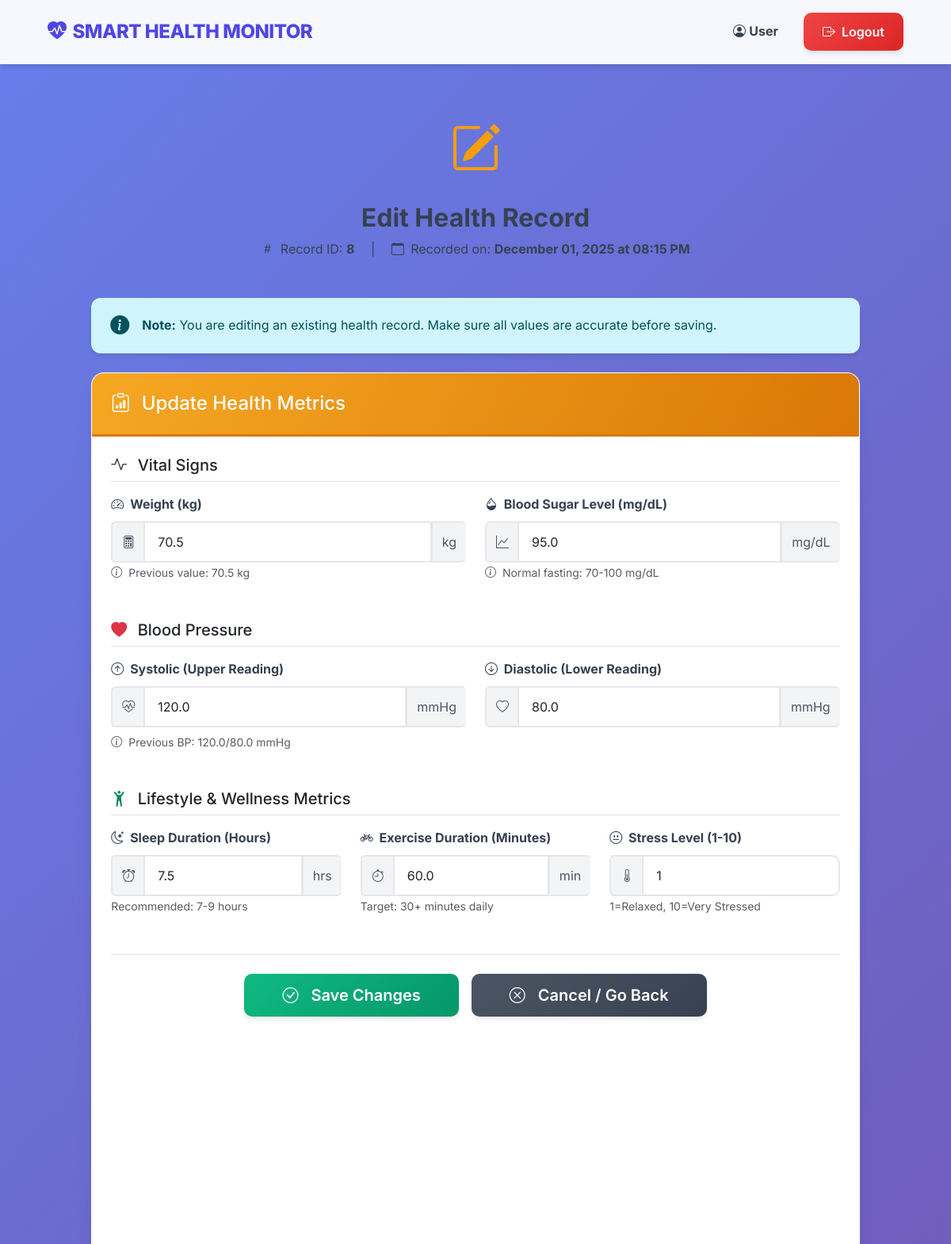
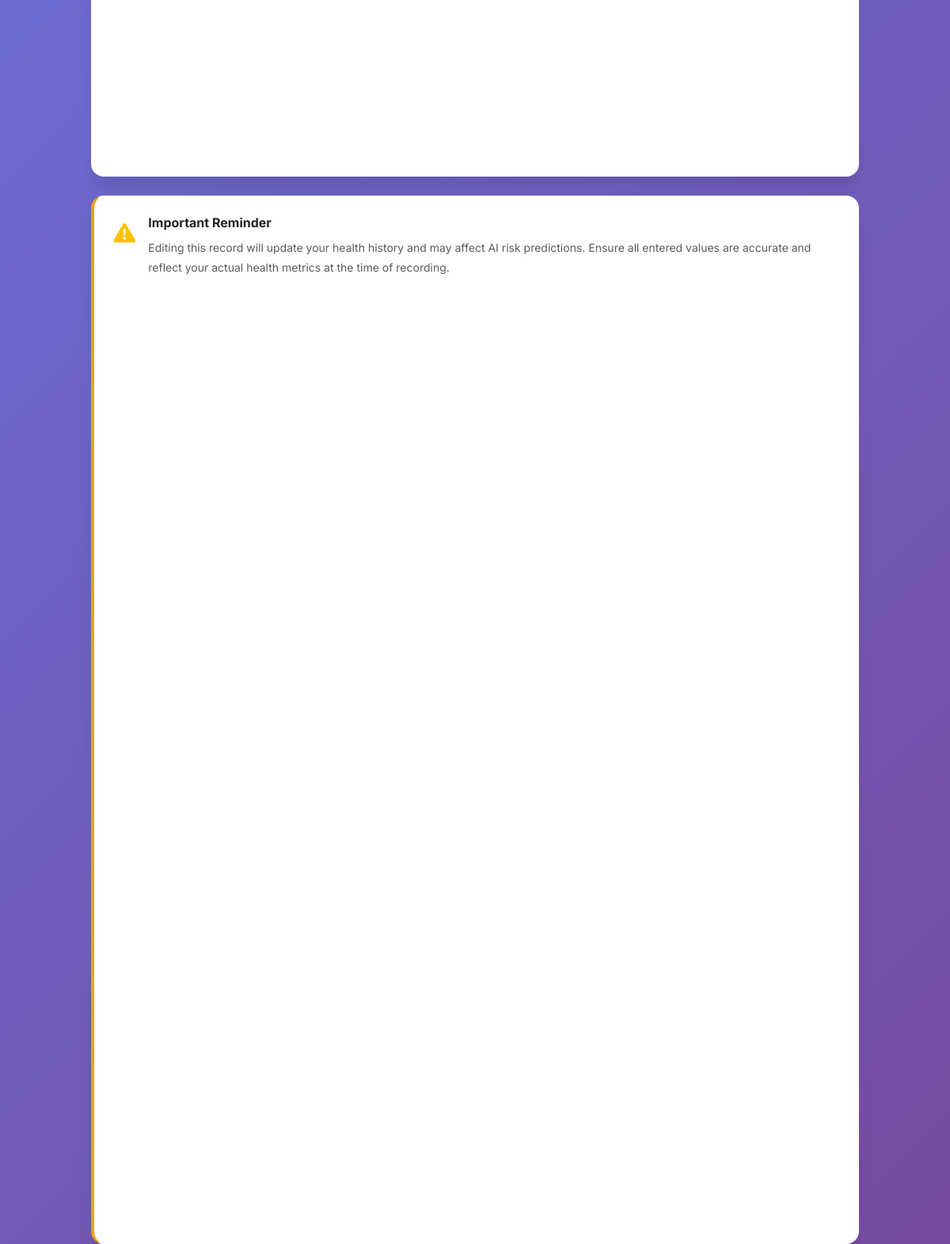
Page /edit_record/8 (signed in) on the committed database (2 pictures, top to bottom).
### database.py (models this page shows)
class HealthRecord(Base):
    __tablename__ = 'health_records'
    id = Column(Integer, primary_key=True)
    username = Column(String, nullable=False)
    timestamp = Column(DateTime, default=datetime.utcnow)
    weight = Column(Float)
    systolic_bp = Column(Float)
    diastolic_bp = Column(Float)
    sugar_level = Column(Float)
    sleep_hours = Column(Float)
    exercise_minutes = Column(Float)
    stress_level = Column(Integer)

### app.py (the view, shortened to what this page needs)
@app.route('/edit_record/<int:record_id>', methods=['GET', 'POST'])
def edit_record(record_id):
    if 'email' not in session:
        flash('Please login to edit records.', 'warning')
        return redirect(url_for('login'))
    db_session = Session()
    record = db_session.get(HealthRecord, record_id)
    if not record or record.username != session['username']:
        db_session.close()
        flash('Record not found or access denied.', 'danger')
        return redirect(url_for('view_records'))
    db_session.close()
    return render_template('edit_record.html', record=record)

### templates/edit_record.html (shortened to what this page needs)
{% extends "layout.html" %}
{% block content %}
<div class="row justify-content-center">
    <div class="col-lg-10">
        <div class="mb-5" style="text-align: center;">
            <div class="mb-3">
                <i class="bi bi-pencil-square" style="font-size: 4rem; color: #F59E0B;"></i>
            </div>
            <h2 class="fw-bold mb-2" style="color: var(--gray-900);">Edit Health Record</h2>
            <p style="color: var(--gray-600);">
                <i class="bi bi-hash me-1"></i>
                Record ID: <strong>{{ record.id }}</strong>
                <span class="mx-3">|</span>
                <i class="bi bi-calendar me-1"></i>
                Recorded on: <strong>{{ record.timestamp.strftime('%B %d, %Y at %I:%M %p') }}</strong>
            </p>
        </div>
        <div class="alert alert-info mb-4" style="border-radius: 12px; border: none;">
            <div class="d-flex align-items-center">
                <i class="bi bi-info-circle-fill fs-4 me-3"></i>
                <div>
                    <strong>Note:</strong> You are editing an existing health record. Make sure all values are accurate before saving.
                </div>
            </div>
        </div>
        <div class="card dashboard-card">
            <div class="card-header" style="background: linear-gradient(135deg, #F59E0B 0%, #D97706 100%); color: white; border-bottom: 3px solid #D97706;">
                <h4 class="mb-0">
                    <i class="bi bi-clipboard-data me-2"></i>
                    Update Health Metrics
                </h4>
            </div>
            <div class="card-body p-4">
                <form method="POST" action="{{ url_for('edit_record', record_id=record.id) }}" class="needs-validation" novalidate>
                    <div class="mb-5">
                        <h5 class="mb-3 pb-2 border-bottom">
                            <i class="bi bi-activity me-2" style="color: var(--primary-teal);"></i>
                            Vital Signs
                        </h5>
                        <div class="row g-4">
                            <div class="col-md-6">
                                <label for="weight" class="form-label fw-bold">
                                    <i class="bi bi-speedometer2 me-1"></i>
                                    Weight (kg)
                                </label>
                                <div class="input-group">
                                    <span class="input-group-text">
                                        <i class="bi bi-calculator"></i>
                                    </span>
                                    <input type="number" step="0.1" class="form-control form-control-lg"
                                           id="weight" name="weight" value="{{ record.weight }}" required>
                                    <span class="input-group-text">kg</span>
                                </div>
                                <small class="text-muted">
                                    <i class="bi bi-info-circle me-1"></i>
                                    Previous value: {{ record.weight }} kg
                                </small>
                            </div>
                            <div class="col-md-6">
                                <label for="sugar_level" class="form-label fw-bold">
                                    <i class="bi bi-droplet-half me-1"></i>
                                    Blood Sugar Level (mg/dL)
                                </label>
                                <div class="input-group">
                                    <span class="input-group-text">
                                        <i class="bi bi-graph-up"></i>
                                    </span>
                                    <input type="number" step="0.1" class="form-control form-control-lg"
                                           id="sugar_level" name="sugar_level" value="{{ record.sugar_level }}" required>
                                    <span class="input-group-text">mg/dL</span>
                                </div>
                                <small class="text-muted">
                                    <i class="bi bi-info-circle me-1"></i>
                                    Normal fasting: 70-100 mg/dL
                                </small>
                            </div>
                        </div>
                    </div>
                    <div class="mb-5">
                        <h5 class="mb-3 pb-2 border-bottom">
                            <i class="bi bi-heart-fill me-2 text-danger"></i>
                            Blood Pressure
                        </h5>
                        <div class="row g-4">
                            <div class="col-md-6">
                                <label for="systolic_bp" class="form-label fw-bold">
                                    <i class="bi bi-arrow-up-circle me-1"></i>
                                    Systolic (Upper Reading)
                                </label>
                                <div class="input-group">
                                    <span class="input-group-text">
                                        <i class="bi bi-heart-pulse"></i>
                                    </span>
                                    <input type="number" step="0.1" class="form-control form-control-lg"
                                           id="systolic_bp" name="systolic_bp" value="{{ record.systolic_bp }}" required>
                                    <span class="input-group-text">mmHg</span>
                                </div>
                            </div>
                            <div class="col-md-6">
                                <label for="diastolic_bp" class="form-label fw-bold">
                                    <i class="bi bi-arrow-down-circle me-1"></i>
                                    Diastolic (Lower Reading)
                                </label>
                                <div class="input-group">
                                    <span class="input-group-text">
                                        <i class="bi bi-heart"></i>
                                    </span>
                                    <input type="number" step="0.1" class="form-control form-control-lg"
                                           id="diastolic_bp" name="diastolic_bp" value="{{ record.diastolic_bp }}" required>
                                    <span class="input-group-text">mmHg</span>
                                </div>
                            </div>
                        </div>
                        <small class="text-muted d-block mt-2">
                            <i class="bi bi-info-circle me-1"></i>
                            Previous BP: {{ record.systolic_bp }}/{{ record.diastolic_bp }} mmHg
                        </small>
                    </div>
                    <div class="mb-4">
                        <h5 class="mb-3 pb-2 border-bottom">
                            <i class="bi bi-person-arms-up me-2 text-success"></i>
                            Lifestyle & Wellness Metrics
                        </h5>
                        <div class="row g-4">
                            <div class="col-md-4">
                                <label for="sleep_hours" class="form-label fw-bold">
                                    <i class="bi bi-moon-stars me-1"></i>
                                    Sleep Duration (Hours)
                                </label>
                                <div class="input-group">
                                    <span class="input-group-text">
                                        <i class="bi bi-alarm"></i>
                                    </span>
                                    <input type="number" step="0.1" class="form-control form-control-lg"
                                           id="sleep_hours" name="sleep_hours" min="0" max="15"
                                           value="{{ record.sleep_hours }}" required>
                                    <span class="input-group-text">hrs</span>
                                </div>
                                <small class="text-muted">Recommended: 7-9 hours</small>
                            </div>
                            <div class="col-md-4">
                                <label for="exercise_minutes" class="form-label fw-bold">
                                    <i class="bi bi-bicycle me-1"></i>
                                    Exercise Duration (Minutes)
                                </label>
                                <div class="input-group">
                                    <span class="input-group-text">
                                        <i class="bi bi-stopwatch"></i>
                                    </span>
                                    <input type="number" class="form-control form-control-lg"
                                           id="exercise_minutes" name="exercise_minutes" min="0"
                                           value="{{ record.exercise_minutes }}" required>
                                    <span class="input-group-text">min</span>
                                </div>
                                <small class="text-muted">Target: 30+ minutes daily</small>
                            </div>
                            <div class="col-md-4">
                                <label for="stress_level" class="form-label fw-bold">
                                    <i class="bi bi-emoji-neutral me-1"></i>
                                    Stress Level (1-10)
                                </label>
                                <div class="input-group">
                                    <span class="input-group-text">
                                        <i class="bi bi-thermometer-half"></i>
                                    </span>
                                    <input type="number" class="form-control form-control-lg"
                                           id="stress_level" name="stress_level" min="1" max="10"
                                           value="{{ record.stress_level }}" required>
                                </div>
                                <small class="text-muted">1=Relaxed, 10=Very Stressed</small>
                            </div>
                        </div>
                    </div>
                    <div class="mt-5 pt-4 border-top d-flex gap-3 justify-content-center flex-wrap">
                        <button type="submit" class="btn btn-success btn-lg px-5">
                            <i class="bi bi-check-circle me-2"></i>
                            Save Changes
                        </button>
                        <a href="{{ url_for('view_records') }}" class="btn btn-secondary btn-lg px-5">
                            <i class="bi bi-x-circle me-2"></i>
                            Cancel / Go Back
                        </a>
                    </div>
                </form>
            </div>
        </div>
        <div class="card dashboard-card mt-4" style="border-left: 4px solid #F59E0B;">
            <div class="card-body">
                <div class="d-flex align-items-start">
                    <i class="bi bi-exclamation-triangle-fill text-warning fs-3 me-3"></i>
                    <div>
                        <h6 class="fw-bold mb-2">Important Reminder</h6>
                        <small class="text-muted">
                            Editing this record will update your health history and may affect AI risk predictions.
                            Ensure all entered values are accurate and reflect your actual health metrics at the time of recording.
                        </small>
                    </div>
                </div>
            </div>
        </div>
    </div>
</div>
{% endblock %}

### templates/layout.html (shortened to what this page needs)
<!DOCTYPE html>
<html lang="en">
<head>
    <link href="https://cdn.jsdelivr.net/npm/bootstrap@5.3.3/dist/css/bootstrap.min.css" rel="stylesheet">
    <link rel="stylesheet" href="https://cdn.jsdelivr.net/npm/bootstrap-icons@1.11.3/font/bootstrap-icons.min.css">
    <link rel="stylesheet" href="{{ url_for('static', filename='style.css') }}">
</head>
<body>
    <nav class="navbar navbar-expand-lg navbar-light sticky-top">
        <div class="container-fluid mx-lg-5">
            <a class="navbar-brand" href="{{ url_for('index') }}">
                <i class="bi bi-heart-pulse-fill"></i>
                SMART HEALTH MONITOR
            </a>
            <div class="collapse navbar-collapse" id="navbarNav">
                <div class="navbar-nav ms-auto align-items-center">
                    {% if 'username' in session %}
                        <span class="nav-link me-3">
                            <i class="bi bi-person-circle"></i>
                            <strong>{{ session['username'] }}</strong>
                        </span>
                        <a class="btn btn-logout" href="{{ url_for('logout') }}">
                            <i class="bi bi-box-arrow-right"></i>
                            Logout
                        </a>
                    {% endif %}
                </div>
            </div>
        </div>
    </nav>
    <div class="container mt-4">
        {% block content %}{% endblock %}
    </div>
</body>
</html>

### rows in the picture
HealthRecord: username "User", id "8", timestamp "December 01, 2025 at 08:15 PM", weight "70.5", sugar_level "95.0", systolic_bp "120.0", diastolic_bp "80.0", sleep_hours "7.5", exercise_minutes "60.0", stress_level "1"
